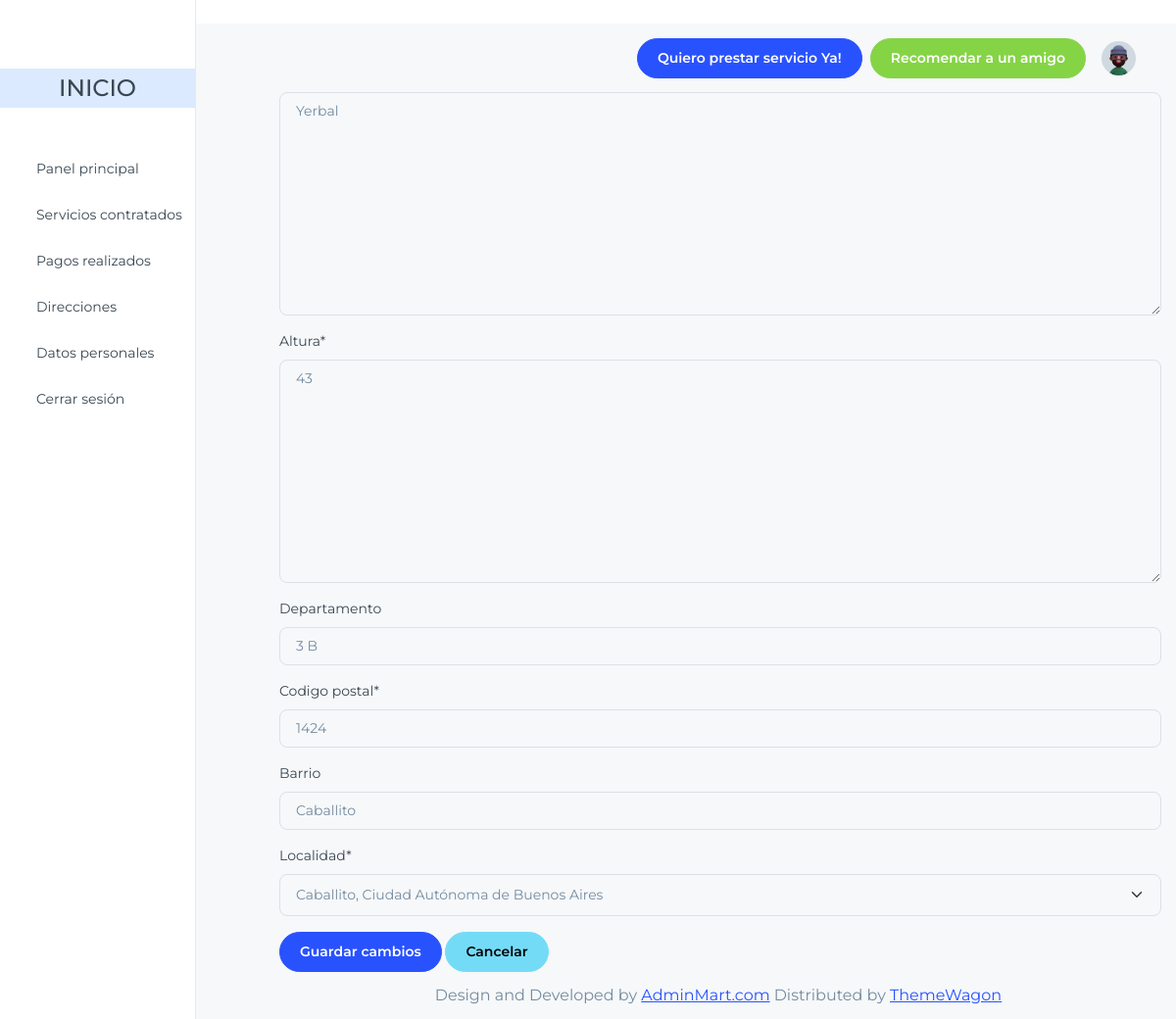
Page /home/consumidor/modificar_direccion/10/ (signed in) on the earlier database version.
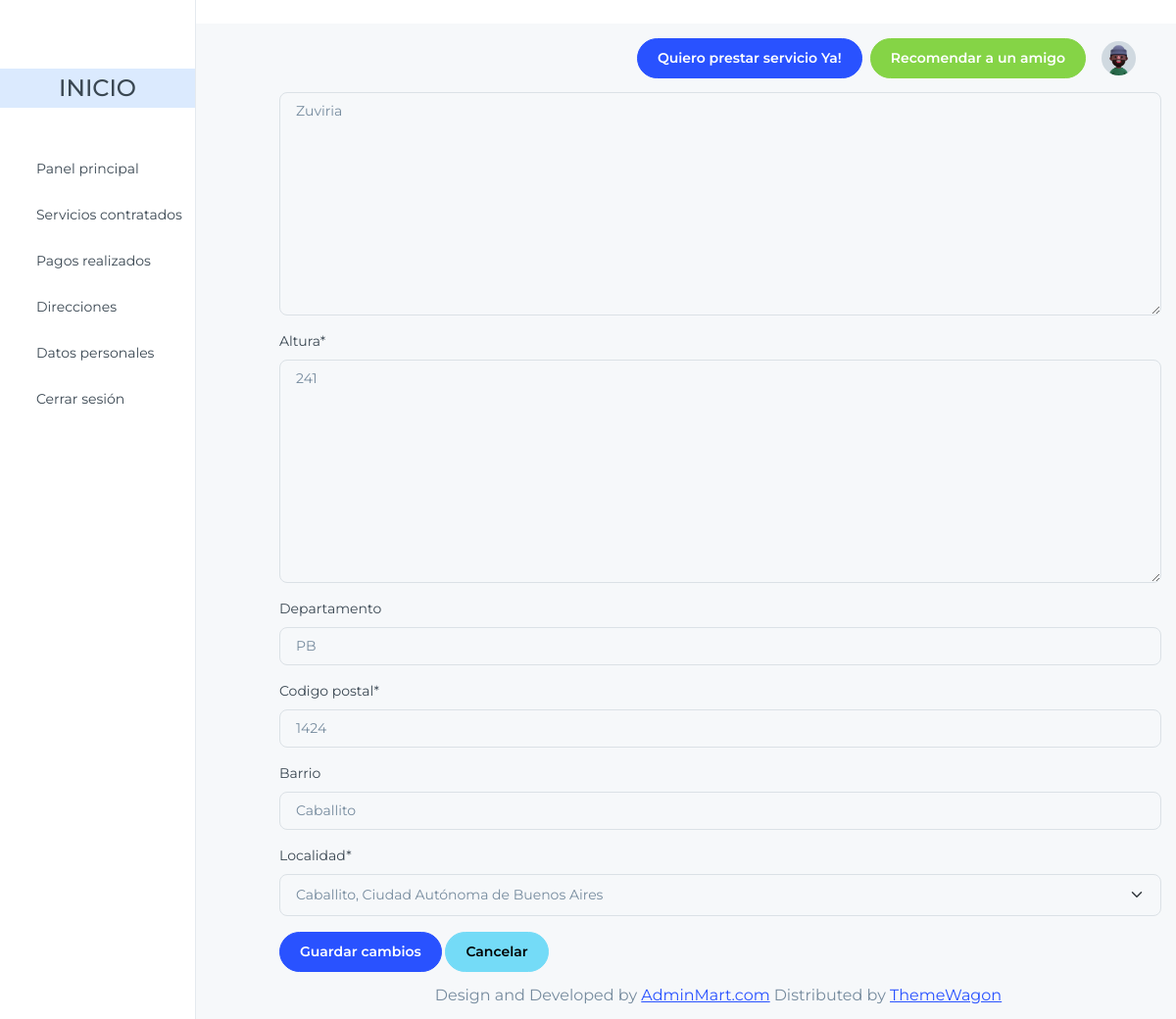
Same page on the later database version.
### apps/ubicacion/models.py (models this page shows, shortened)
class Direccion(models.Model):
    calle = models.TextField(max_length=200)
    altura = models.TextField(max_length=200)
    departamento = models.CharField(max_length=100, null=True, blank=True)
    codigo_postal = models.CharField(max_length=100)
    barrio = models.CharField(max_length=200, blank=True, null=True, default=None)
    localidad = models.ForeignKey(Localidad, on_delete=models.CASCADE, default=None)
    usuario = models.ForeignKey("usuario.Usuario", on_delete=models.CASCADE, default=None)

### apps/ubicacion/views.py (the view, shortened to what this page needs)
# urls.py: path('consumidor/modificar_direccion/<int:direccion_id>/', ModificarDireccionView.as_view(), name='modificar_direccion'),
class ModificarDireccionView(UpdateView):
    model = Direccion
    form_class = ModificarDireccionForm
    template_name = 'modificar_direccion.html'
    context_object_name = 'form'
    pk_url_kwarg = 'direccion_id'
    def get_object(self, queryset=None):
        direccion = super().get_object(queryset)
        if direccion.usuario != self.request.user:
            raise Http404("No tienes permiso para modificar esta dirección")
        return direccion

### apps/ubicacion/form.py
class ModificarDireccionForm(forms.ModelForm):
    class Meta:
        model = Direccion
        fields = ['calle', 'altura', 'departamento', 'codigo_postal', 'barrio', 'localidad']

### apps/ubicacion/models.py (called while the page is built)
    def __str__(self):
        provincia_nombre = dict(self.PROVINCIAS).get(self.nombre)
        return provincia_nombre

    def __str__(self):
        return f'{self.nombre}, {self.provincia.__str__()}'

### apps/ubicacion/templates/modificar_direccion.html (shortened to what this page needs)
{% extends 'index_consumidor.html' %}
{% load static %}
{% load crispy_forms_tags %}
{% block content %}
<div class="container mt-4">
    <h2 class="mb-4">Modificar Dirección</h2>
    <form method="post" novalidate>
        {{ form|crispy }}
        <div class="mt-3">
            <button type="submit" class="btn btn-primary">Guardar cambios</button>
            <a href="{% url 'dire_consumidor' %}" class="btn btn-secondary">Cancelar</a>
        </div>
    </form>
</div>
{% endblock %}

Differences in the rows shown:
changed Direccion "Caballito": calle "Yerbal" → "Zuviria"; altura "43" → "241"; departamento "3 B" → "PB"
